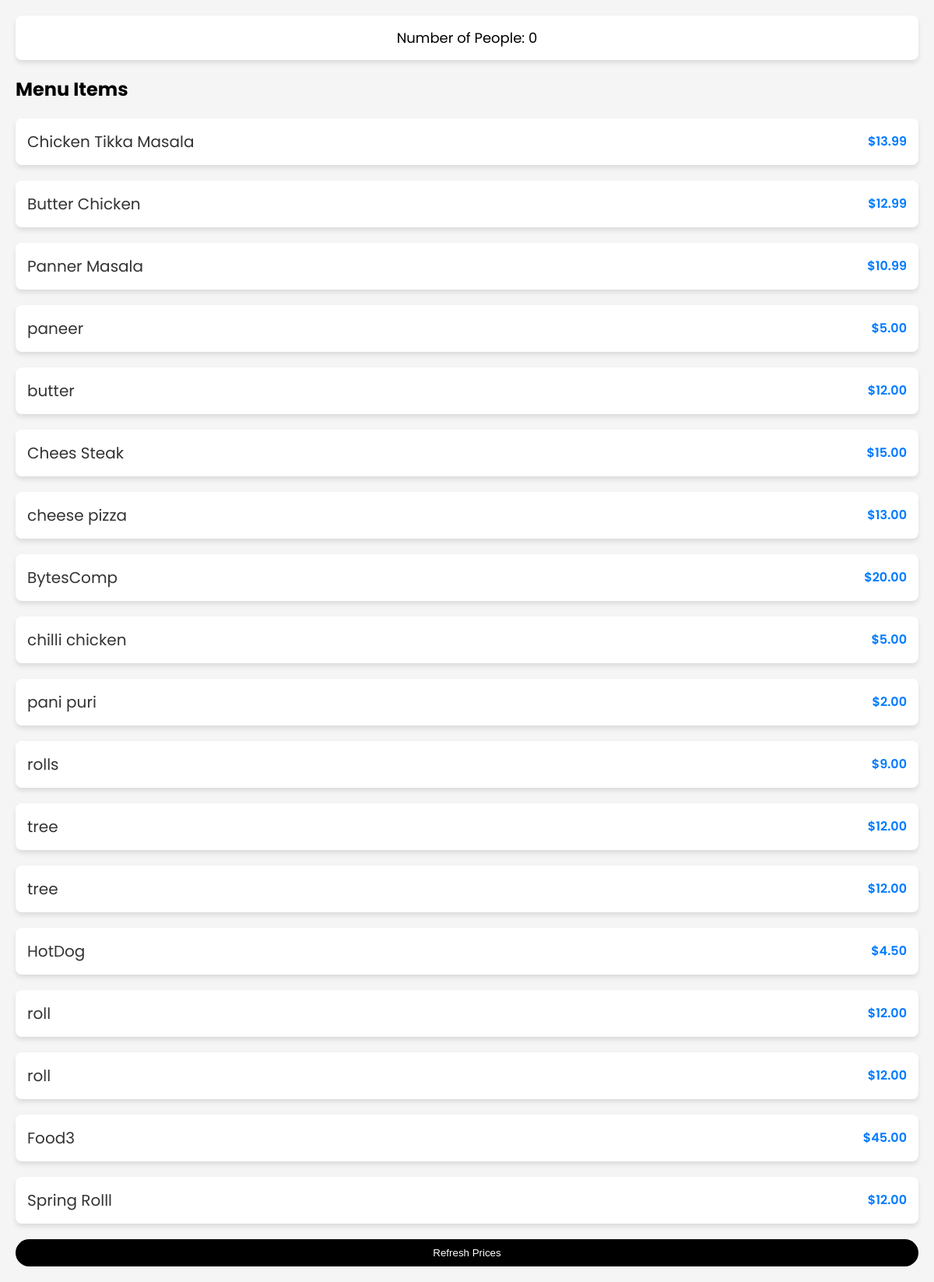
The app's page /menu_display with its own data.
### tables this page shows
CREATE TABLE menu_items (    id INTEGER PRIMARY KEY AUTOINCREMENT,    item_name TEXT NOT NULL,    base_price REAL NOT NULL);

### web_app.py (the view)
@app.route('/menu_display')
def menu_display():
    conn = sqlite3.connect('database.db')
    c = conn.cursor()
    c.execute("SELECT people_count FROM restaurants ORDER BY ROWID ASC LIMIT 1")
    row = c.fetchone()
    people_count = row[0] if row else 0
    c.execute("SELECT item_name, base_price FROM menu_items")
    menu_items = [
    {
        'item_name': row[0],
        'dynamic_price': row[1] * 0.75 if people_count >= 9 else (row[1] * 0.9 if people_count >= 6 else row[1])
    }
    for row in c.fetchall()
]
    conn.close()
    return render_template('menu_display.html', menu_items=menu_items, people_count=people_count)

### templates/menu_display.html (shortened to what this page needs)
<!DOCTYPE html>
<html lang="en">
<head>
</head>
<body>
    <div class="people-count">Number of People: {{ people_count }}</div>
    <h2>Menu Items</h2>
    {% for item in menu_items %}
    <div class="menu-item">
        <div class="item-name">{{ item.item_name }}</div>
        <div class="dynamic-price">${{ '%.2f'|format(item.dynamic_price) }}</div>
    </div>
    {% endfor %}
    <button class="refresh-button" onclick="location.reload();">Refresh Prices</button>
</body>
</html>

### templates/menu_display.html (style rules this page uses)
body { font-family: 'Poppins', sans-serif; background-color: #f5f5f5; padding: 20px; margin: 0; }
.people-count, .menu-item { background: #fff; padding: 15px; border-radius: 8px; box-shadow: 0 4px 6px rgba(0, 0, 0, 0.1); margin-bottom: 20px; }
.people-count { text-align: center; font-size: 18px; }
.menu-item { display: flex; justify-content: space-between; align-items: center; }
.item-name { font-size: 20px; color: #333; }
.dynamic-price { font-weight: 600; color: #007bff; }
.refresh-button { display: block; width: 100%; padding: 10px; background-color: #000; color: #fff; border: none; border-radius: 20px; cursor: pointer; transition: background-color 0.3s ease-in-out; text-align: center; text-decoration: none; font-weight: 400; margin-top: 20px; }

### records on screen
menu_items: item_name "Chicken Tikka Masala", dynamic_price "13.99"
menu_items: item_name "Butter Chicken", dynamic_price "12.99"
menu_items: item_name "Panner Masala", dynamic_price "10.99"
menu_items: item_name "paneer", dynamic_price "5.00"
menu_items: item_name "butter", dynamic_price "12.00"
menu_items: item_name "Chees Steak", dynamic_price "15.00"
menu_items: item_name "cheese pizza", dynamic_price "13.00"
menu_items: item_name "BytesComp", dynamic_price "20.00"
menu_items: item_name "chilli chicken", dynamic_price "5.00"
menu_items: item_name "pani puri", dynamic_price "2.00"
menu_items: item_name "rolls", dynamic_price "9.00"
menu_items: item_name "tree", dynamic_price "12.00"
menu_items: item_name "tree", dynamic_price "12.00"
menu_items: item_name "HotDog", dynamic_price "4.50"
menu_items: item_name "roll", dynamic_price "12.00"
menu_items: item_name "roll", dynamic_price "12.00"
menu_items: item_name "Food3", dynamic_price "45.00"
menu_items: item_name "Spring Rolll", dynamic_price "12.00"

### other values on screen
{{ people_count }} "0"
